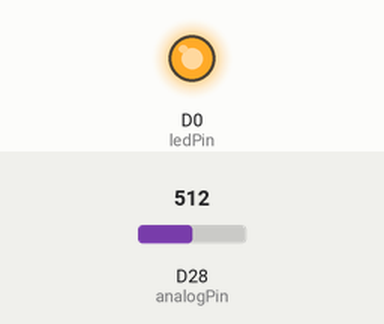
Simulated run of this sketch. Board: Arduino Due. Shown: output pins drawn as LEDs (lit = HIGH). The inputs (shaded band) are chosen by the test bench; at power-on: D28 (analogPin) = 512 (analog values on the 0–1023 scale).

Above: at 1.2 s.
1.3 s: D28 (analogPin) set to 499
At 1.9 s:
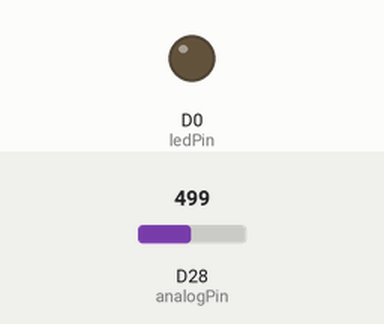
2.8 s: D28 (analogPin) set to 716
At 3.1 s:
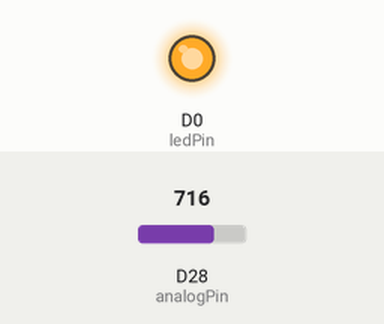
4.3 s: D28 (analogPin) set to 511
At 5.4 s:
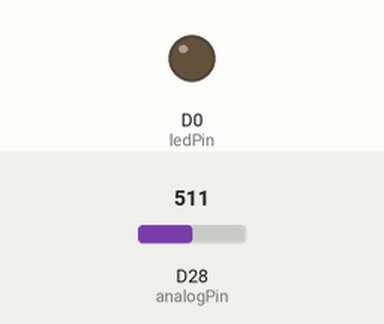
Timing chart, 0 to 7.3 s (numbered marks = the images above; inputs shaded):
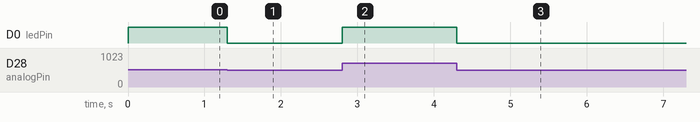

Measured:
- the behaviour switches between 512 and 511 on D28 (analogPin) (found by bisection; images 0 and 1)
- after the input at 1.3 s, D0 (ledPin): HIGH → LOW at once
- after the input at 2.8 s, D0 (ledPin): LOW → HIGH at once
- after the input at 4.3 s, D0 (ledPin): HIGH → LOW at once

The sketch:

NewStudentEducation_LessonF.ino
```cpp
const int ledPin = 0;
const int analogPin = 28;
int val = 0;
void setup() {
  // put your setup code here, to run once:
  analogReadResolution(12);
  pinMode(0,OUTPUT);
  pinMode(28,INPUT);
}

void loop() {
  // put your main code here, to run repeatedly:
  val=analogRead(analogPin);
  analogWrite(ledPin,val/16);
}
```
